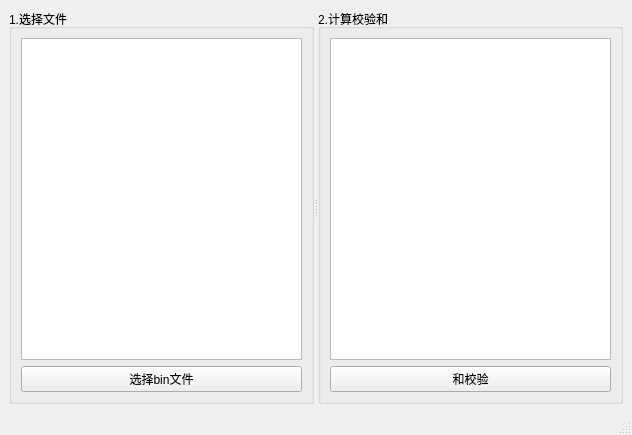
<?xml version="1.0" encoding="UTF-8"?>
<ui version="4.0">
 <class>MainWindow</class>
 <widget class="QMainWindow" name="MainWindow">
  <property name="geometry">
   <rect>
    <x>0</x>
    <y>0</y>
    <width>632</width>
    <height>435</height>
   </rect>
  </property>
  <property name="windowTitle">
   <string>MainWindow</string>
  </property>
  <widget class="QWidget" name="centralwidget">
   <layout class="QHBoxLayout" name="horizontalLayout_3">
    <item>
     <widget class="QSplitter" name="splitter">
      <property name="orientation">
       <enum>Qt::Horizontal</enum>
      </property>
      <widget class="QGroupBox" name="groupBox">
       <property name="title">
        <string>1.选择文件</string>
       </property>
       <layout class="QHBoxLayout" name="horizontalLayout">
        <item>
         <layout class="QVBoxLayout" name="verticalLayout">
          <item>
           <widget class="QTextEdit" name="textEdit_binFileName"/>
          </item>
          <item>
           <widget class="QPushButton" name="pushButton_ChooseBinFile">
            <property name="text">
             <string>选择bin文件</string>
            </property>
           </widget>
          </item>
         </layout>
        </item>
       </layout>
      </widget>
      <widget class="QGroupBox" name="groupBox_2">
       <property name="title">
        <string>2.计算校验和</string>
       </property>
       <layout class="QHBoxLayout" name="horizontalLayout_2">
        <item>
         <layout class="QVBoxLayout" name="verticalLayout_2">
          <item>
           <widget class="QTextEdit" name="textEdit_Sum">
            <property name="styleSheet">
             <string notr="true">font: 22pt &quot;黑体&quot;;</string>
            </property>
            <property name="html">
             <string>&lt;!DOCTYPE HTML PUBLIC &quot;-//W3C//DTD HTML 4.0//EN&quot; &quot;http://www.w3.org/TR/REC-html40/strict.dtd&quot;&gt;
&lt;html&gt;&lt;head&gt;&lt;meta name=&quot;qrichtext&quot; content=&quot;1&quot; /&gt;&lt;style type=&quot;text/css&quot;&gt;
p, li { white-space: pre-wrap; }
&lt;/style&gt;&lt;/head&gt;&lt;body style=&quot; font-family:'黑体'; font-size:22pt; font-weight:400; font-style:normal;&quot;&gt;
&lt;p style=&quot;-qt-paragraph-type:empty; margin-top:0px; margin-bottom:0px; margin-left:0px; margin-right:0px; -qt-block-indent:0; text-indent:0px;&quot;&gt;&lt;br /&gt;&lt;/p&gt;&lt;/body&gt;&lt;/html&gt;</string>
            </property>
           </widget>
          </item>
          <item>
           <widget class="QPushButton" name="pushButton_checkSum">
            <property name="text">
             <string>和校验</string>
            </property>
           </widget>
          </item>
         </layout>
        </item>
       </layout>
      </widget>
     </widget>
    </item>
   </layout>
  </widget>
  <widget class="QMenuBar" name="menubar">
   <property name="geometry">
    <rect>
     <x>0</x>
     <y>0</y>
     <width>632</width>
     <height>23</height>
    </rect>
   </property>
  </widget>
  <widget class="QStatusBar" name="statusbar"/>
 </widget>
 <resources/>
 <connections/>
</ui>
